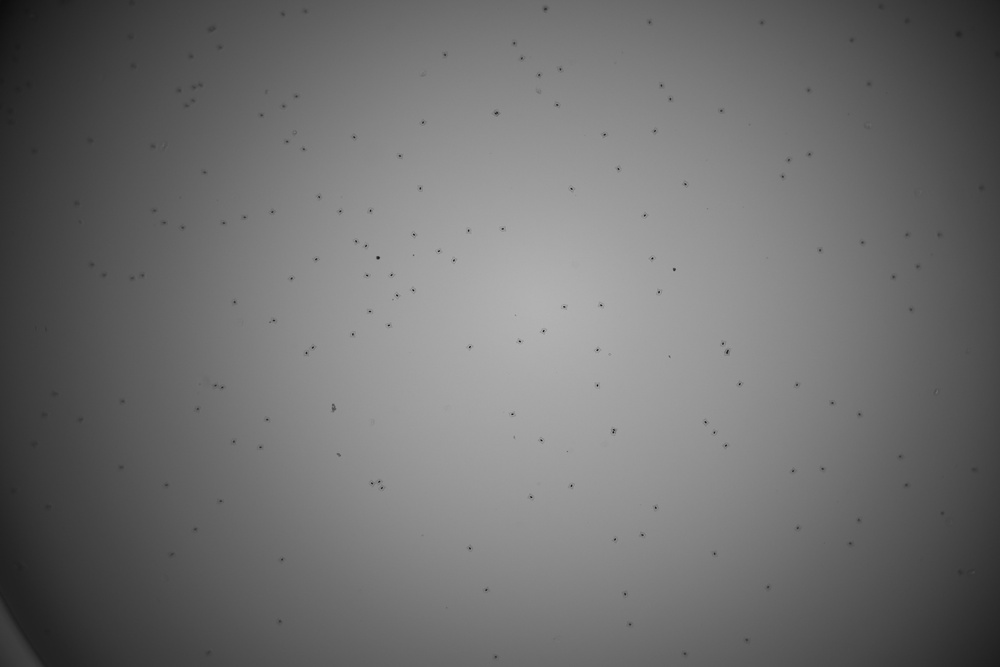
#> input picture image/W_A1_0_3.jpg, 1000 x 667 px, shrunk from 5472 x 3648 before the run, found by its file name
$ jupyter execute --allow-errors image_process.ipynb
#> lines starting #> are read from the running program, lines starting #| are printed output that depends on the picture
#> further down, im_gray is the input picture: shape (667, 1000); min 12, max 182, mean 110.6
[cell 1]
import cv2
import numpy as np
from PIL import Image
import pandas as pd
from matplotlib import pyplot as plt
import math
import os

### 題目:將影像的瑕疵特徵跟背景分離，留下越多越好

[cell 2]
from numpy.lib.stride_tricks import as_strided
#gamma光線校正，輸入灰階影像
def gamma_img(img):
    #計算平均值
    mean=np.mean(img)
    #gamma計算公式
    gamma_calculate=math.log10(0.5)/math.log10(mean/255)
    #gamma變換
    gamma_table=[np.power(x/255.0, gamma_calculate)*255.0 for x in range(256)]
    gamma_table=np.round(np.array(gamma_table)).astype(np.uint8)
    result=cv2.LUT(img,gamma_table)
    #return是numpy.ndarray
    return result
#設定padding
def padding_vector(vector, pad_width, iaxis, kwargs):
    pad_value = kwargs.get('padder', 0)
    vector[:pad_width[0]] = pad_value
    vector[-pad_width[1]:] = pad_value
#padding
def padding(image, kernel_size, padding_vaule):
#> called with kernel_size = array of shape (5, 5), padding_vaule = 0
    image_same_shape = tuple(np.subtract(image.shape, kernel_size.shape) + 1)
#> image_same_shape = (663, 996)
    if image_same_shape!=image.shape:
        point= np.subtract(image.shape, image_same_shape) // 2
#> point = [2, 2]
        if len(np.unique(point))!=1:
            print('error')
        else:
             image_padding= np.pad(image, point[0], padding_vector, padder=padding_vaule)
    else:
        #複製原始圖
        image_padding = np.copy(imag)
    return image_padding
#convoluion
def convolution(image, kernel_size):
    k = kernel_size / (kernel_size.shape[0] * kernel_size.shape[1])
    #影像,kernel_size,padding範圍
    image_pad = padding(image, kernel_size,0)
    view_shape = tuple(np.subtract(image_pad.shape, k.shape) + 1) + k.shape
#> view_shape = (667, 1000, 5, 5)
    strides = image_pad.strides + image_pad.strides
#> strides = (1004, 1, 1004, 1)
    sub_matrices = as_strided(image_pad, view_shape, strides)
    result = np.einsum('klij,ij->kl', sub_matrices, k)
    return result
def gaussian_kernel(size):
    size = int(size) // 2
    sigma = 0.3 * ((size*2 - 1) * 0.5 - 1) + 0.8
    x, y = np.mgrid[-size:size+1, -size:size+1]
    normal = 1 / (2.0 * np.pi * sigma**2)
    g =  np.exp(-((x**2 + y**2) / (2.0*sigma**2))) * normal
    return g

def adpt_thold(image, kernel_size, channel):
    k = gaussian_kernel(kernel_size)
    img_padding = padding(image, k)
    view_shape = tuple(np.subtract(img_pad.shape, k.shape) + 1) + k.shape
    strides = img_padding.strides + img_padding.strides
    sub_matrices = as_strided(img_pad, view_shape, strides)
    thold = np.einsum('klij,ij->kl', sub_matrices, k) / np.sum(k) - channel
    img_adpt_thold = np.less(image, thold)
    return img_adpt_thold

[cell 3]
image_path='./test_image/W_A1_0_3.jpg'
filename=(image_path.split('/'))[-1]
#轉灰階
im_gray = cv2.imread(image_path,0)
plt.imshow(im_gray,cmap='gray')
plt.title('Original')
plt.show()

[cell 4]
#定義kernel
convolution_kernel = np.ones((5, 5))
kernel_dilation=np.ones((5,5),np.uint8)
kernel_dilation2=np.ones((3,3),np.uint8)
kernel_erosion=np.ones((5,5),np.uint8)
kernel_erosion2=np.ones((3,3),np.uint8)

#二維convolution
img_convolution = convolution(im_gray, convolution_kernel)
cv2.imwrite('./img_convolution.jpg',img_convolution)
img_convolution=cv2.imread('./img_convolution.jpg',0)
#> img_convolution: shape (667, 1000); min 4, max 178, mean 110.4
#gamma光線校正
img_gamma=gamma_img(img_convolution)
#> in gamma_img, `mean=np.mean(img)`: mean = 110.4
#> in gamma_img, `gamma_calculate=math.log10(0.5)/math.log10(mean/255)`: gamma_calculate = 0.828
#> in gamma_img, `gamma_table=[np.power(x/255.0, gamma_calculate)*255.0 for x in range(2..`: gamma_table = 256 values from 0 to 255
cv2.imwrite('./img_gamma.jpg', img_gamma)

#自適應二值化
img_adaptive=cv2.adaptiveThreshold(img_gamma,255,
                                  cv2.ADAPTIVE_THRESH_MEAN_C,
                                  cv2.THRESH_BINARY_INV,5,5)
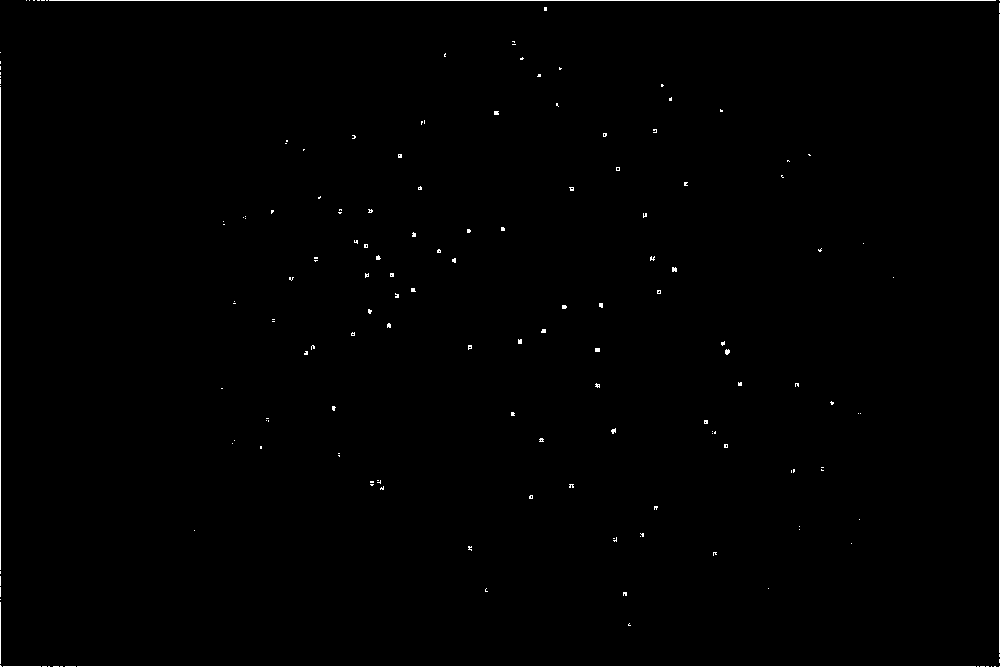
#> img_adaptive: shape (667, 1000); 0.65% white in thin lines or dots
cv2.imwrite('./img_adaptive.jpg',img_adaptive)
#大侵蝕
img_erosion=cv2.erode(img_adaptive,kernel_erosion,iterations = 2)
#> img_erosion: shape (667, 1000); every value is 0
#大膨脹
img_dilation=cv2.dilate(img_erosion,kernel_dilation,iterations = 2)
#小膨脹
result=cv2.dilate(img_dilation,kernel_dilation2)
# #小侵蝕
#> (the rest of this cell did not finish here and is left out)


$ run again, with image/ncku_tree.jpg copied over image/W_A1_0_3.jpg
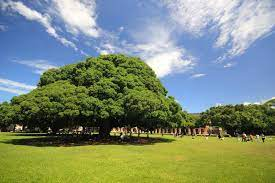
#> input picture image/ncku_tree.jpg, 275 x 183 px, found by its file name
#> strides = (279, 1, 279, 1)
#> in convolution, `result = np.einsum('klij,ij->kl', sub_matrices, k)`:
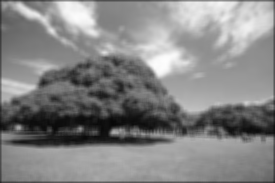
#> result: shape (183, 275) float64; min 7.96, max 254.2, mean 132.8
#> mean = 132.8
#> gamma_calculate = 1.06
#> gamma_table = 256 values from 0 to 255
#> `img_adaptive=cv2.adaptiveThreshold(img_gamma,255, cv2.ADAPTIVE_THRESH_..`:
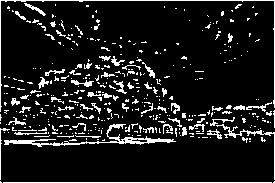
#> img_adaptive: shape (183, 275); 10.7% white in thin lines or dots
#> img_erosion: shape (183, 275); every value is 0
